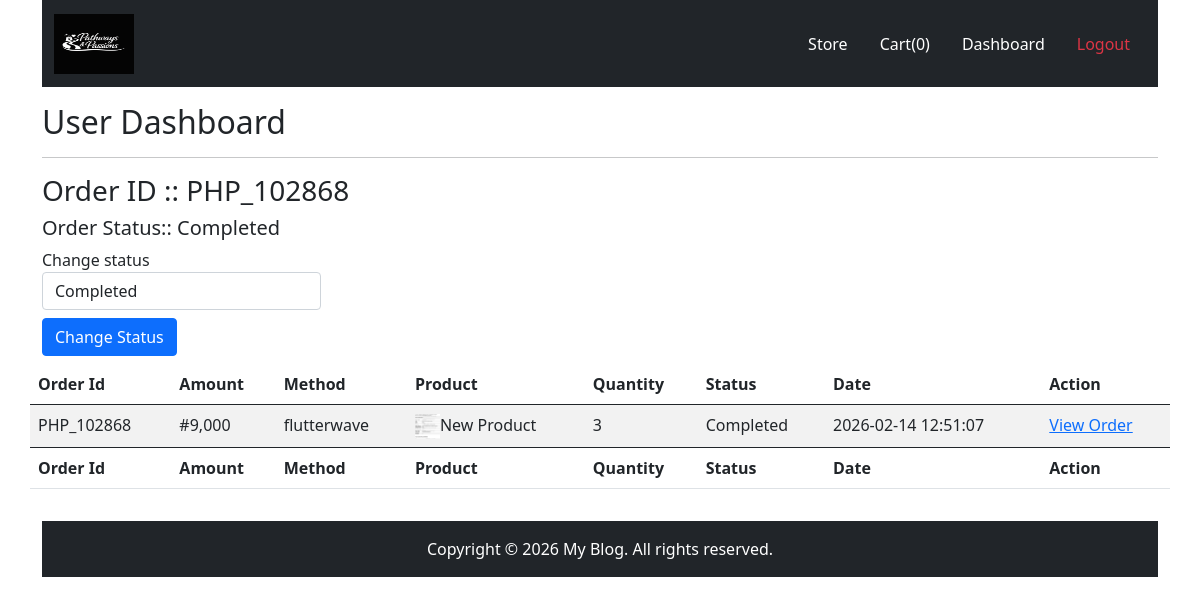
/view-order.php?order_id=PHP_102868 (signed in), run on the app's committed database.
### tables this page shows
CREATE TABLE IF NOT EXISTS `orders` (
  `id` int(11) NOT NULL AUTO_INCREMENT,
  `order_id` varchar(1000) DEFAULT NULL,
  `amount` varchar(1000) DEFAULT NULL,
  `user_id` int(255) DEFAULT NULL,
  `product_id` int(255) DEFAULT NULL,
  `quantity` int(255) DEFAULT NULL,
  `status` varchar(1000) DEFAULT NULL,
  `payment_status` varchar(100) DEFAULT NULL,
  `payment_method` varchar(1000) DEFAULT NULL,
  `timestamp` timestamp NULL DEFAULT CURRENT_TIMESTAMP,
  PRIMARY KEY (`id`)
);

CREATE TABLE IF NOT EXISTS `products` (
  `id` int(11) NOT NULL AUTO_INCREMENT,
  `title` varchar(1000) DEFAULT NULL,
  `image` varchar(1000) DEFAULT NULL,
  `status` int(255) DEFAULT '0',
  `category_id` varchar(1000) DEFAULT NULL,
  `content` text,
  `price` varchar(1000) DEFAULT NULL,
  `timestamp` timestamp NOT NULL DEFAULT CURRENT_TIMESTAMP,
  PRIMARY KEY (`id`)
);

### view-order.php (the view, shortened to what this page needs)
<?php
require "inc/header.php";
if(isset($_GET['order_id']) && !empty($_GET['order_id'])){
    $order_id_data = $_GET['order_id'];
   $sql_get = "SELECT * FROM orders WHERE order_id = '$order_id_data'";
    $query_get = mysqli_query($connection, $sql_get);
    $result_get = mysqli_fetch_assoc($query_get);
}
?>
<link rel="stylesheet" href="https://cdn.datatables.net/2.3.7/css/dataTables.bootstrap5.css">
<div class="container">
    <?php
require 'pages/header-home.php';
include 'inc/process.php';
?>
    <div class="py-3">
        <h2>User Dashboard</h2>
        <hr>
        <div class="row">
            <?php if(isset($order_id_data) && $order_id_data): ?>
            <h3>Order ID :: <?php echo $order_id_data; ?></h3>
            <?php endif; ?>
            <?php if(isset($result_get) && $result_get): ?>
            <h5>Order Status:: <?php echo $result_get['status']; ?></h5>
            <div class="form-group">
                <form action="" method="POST">
                    <div class="form-group">
                        <label for="">Change status</label>
                        <select name="order_status" id="" class="form-control w-25">
                            <option value="Completed"
                                <?php echo ($result_get['status'] == 'Completed') ? ' selected' : ''; ?>>Completed
                            </option>
                        </select>
                    </div>
                    <button class="btn btn-primary my-2">Change Status</button>
                </form>
            </div>
            <?php endif; ?>
            <table id="myorders" class="table table-striped">
                <thead>
                    <tr>
                        <th>Order Id</th>
                        <th>Amount</th>
                        <th>Method</th>
                        <th>Product</th>
                        <th>Quantity</th>
                        <th>Status</th>
                        <th>Date</th>
                        <th>Action</th>
                    </tr>
                </thead>
                <tbody>
                    <?php
                    if(isset($order_id_data) && $order_id_data) {
                        $sql = "SELECT * FROM orders WHERE order_id = '$order_id_data' ORDER BY id DESC";
                        $query = mysqli_query($connection, $sql);
                        while($result = mysqli_fetch_assoc($query)){
                            ?>
                    <tr>
                        <td><?php echo $result['order_id']; ?></td>
                        <td>#<?php echo number_format($result['amount']); ?></td>
                        <td><?php echo $result['payment_method']; ?></td>
                        <td>
                            <?php
                            $pid = $result['product_id'];
                            $sql2 = "SELECT * FROM products WHERE id = $pid";
                            $query2 = mysqli_query($connection,$sql2);
                            $result2 = mysqli_fetch_assoc($query2);
                          ?>
                            <img src="<?php echo $result2["image"]; ?>"
                                style="height: 25px; width: 25px; object-fit: cover; object-position: center;"
                                alt=""><?php echo $result2["title"];?>
                        </td>
                        <td><?php echo $result['quantity']; ?></td>
                        <td><?php echo $result['status']; ?></td>
                        <td><?php echo $result['timestamp']; ?></td>
                        <td>
                            <a href="view-order.php?order_id=<?php echo $result['order_id']; ?>">View Order</a>
                    </tr>
                    <?php
                        }
                    }
                     ?>
                </tbody>
                <tfoot>
                    <tr>
                        <th>Order Id</th>
                        <th>Amount</th>
                        <th>Method</th>
                        <th>Product</th>
                        <th>Quantity</th>
                        <th>Status</th>
                        <th>Date</th>
                        <th>Action</th>
                    </tr>
                </tfoot>
            </table>
        </div>
    </div>
    <?php
require 'pages/footer-home.php';
?>
</div>
<?php
require 'inc/footer.php';
 ?>

### data on the page
orders: status "Completed", order_status "Completed", order "PHP_102868", amount "9,000", payment_method "flutterwave", product.image (picture), product.title "New Product", quantity "3", timestamp "2026-02-14 12:51:07"

### other printed values
$order_id_data "PHP_102868"
